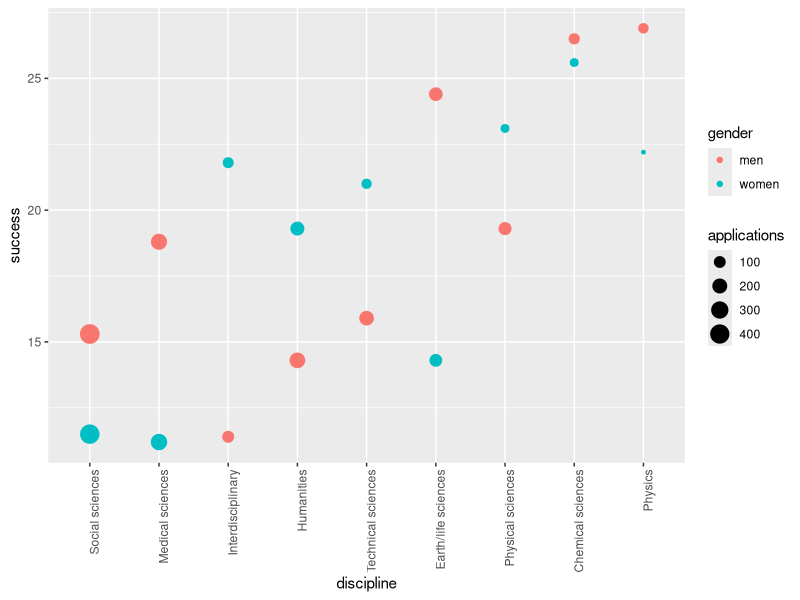

Generate this figure with R:
# Assessment: Confounding

library(dslabs)
library(tidyverse)
library(ggplot2)
library(broom)
data("research_funding_rates")

# Construct a two-by-two table of gender (men/women) by 
# award status (awarded/not) using the total numbers 
# across all disciplines.

total_awarded_men = sum(research_funding_rates$awards_men)
total_awarded_women = sum(research_funding_rates$awards_women)
total_not_awarded_men = 
  research_funding_rates %>% 
  summarize(sum(applications_men) - sum(awards_men)) %>% 
  pull()
total_not_awarded_women = 
  research_funding_rates %>% 
  summarize(sum(applications_women) - sum(awards_women)) %>% 
  pull()


two_by_two_table = matrix(c(total_awarded_men,
                            total_awarded_women,
                            total_not_awarded_men,
                            total_not_awarded_women),2,2)
colnames(two_by_two_table)<-c("Awarded","Not Awarded")
rownames(two_by_two_table)<-c("Men","Women")

# What is the number of men not awarded?

two_by_two_table[1,2]

# What is the number of women not awarded?

two_by_two_table[2,2]

# What is the percentage of men awarded?

total_applicants_men = research_funding_rates %>%
  summarize(sum(applications_men)) %>%
  pull()
round((total_awarded_men /  total_applicants_men) * 100, 1)

# What is the percentage of women awarded?

total_applicants_women = research_funding_rates %>%
  summarize(sum(applications_women)) %>%
  pull()
round((total_awarded_women /  total_applicants_women) * 100, 1)

# Run a chi-squared test External link on the two-by-two
# table to determine whether the difference in the two
# funding awarded rates is significant. (You can use tidy() 
# to turn the output of chisq.test() into a data
# frame as well.)

chi_sq = chisq.test(two_by_two_table) %>% tidy()

# What is the p-value of the difference in funding awarded rate?

chi_sq$p.value

# There may be an association between gender and funding.
# But can we infer causation here? Is gender bias causing 
# this observed difference? The response to the original
# paper claims that what we see here is similar to the 
# UC Berkeley admissions example. Specifically they state 
# that this "could be a prime example of Simpson’s paradox;
# if a higher percentage of women apply for grants in 
# more competitive scientific disciplines, then an analysis 
# across all disciplines could incorrectly show 'evidence' 
# of gender inequality."

# To settle this dispute, use this dataset with number 
# of applications, awards, and success rate for each gender:



dat = research_funding_rates %>% 
  mutate(discipline = reorder(discipline, success_rates_total)) %>%
  rename(success_total = success_rates_total,
         success_men = success_rates_men,
         success_women = success_rates_women) %>%
  pivot_longer(-discipline) %>%
  separate(name, c("type", "gender")) %>%
  pivot_wider(names_from = type, values_from = value) %>%
  filter(gender != "total")

# To check if this is a case of Simpson's paradox, plot
# the success rates versus disciplines, which have been 
# ordered by overall success, with colors to denote the 
# genders and size to denote the number of applications.

dat %>% 
  ggplot(aes(discipline, success, size = applications, color = gender)) + 
  theme(axis.text.x = element_text(angle = 90, hjust = 1)) +
  geom_point()
